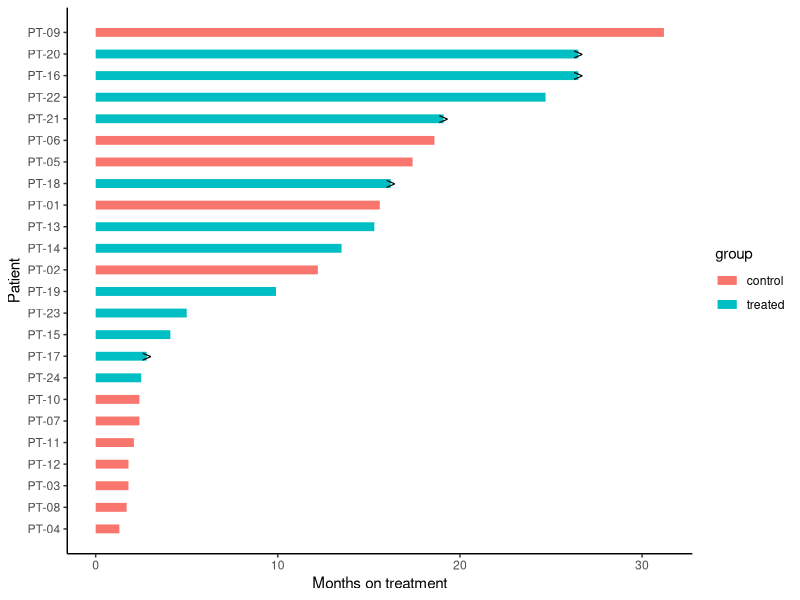

Generate this figure with R:
#!/usr/bin/env Rscript
# Standalone reproduction. Run inside the pinned pubready container
# (see REPRODUCE.md) from this bundle folder.
suppressPackageStartupMessages(library(ggplot2))

raw <- read.csv("input_months.csv", check.names = FALSE)
d <- data.frame(patient = as.character(raw[["patient"]]), duration = as.numeric(raw[["months"]]),
                group = as.character(raw[["arm"]]), ongoing = raw[["ended"]] == 0)
d <- d[order(d$duration), ]; d$rank <- seq_len(nrow(d))
p <- ggplot(d) + geom_segment(aes(x = 0, xend = duration, y = rank, yend = rank, colour = group),
                              linewidth = 3) +
  geom_point(data = d[d$ongoing, ], aes(x = duration, y = rank), shape = 62, size = 4) +
  scale_y_continuous(breaks = d$rank, labels = d$patient) +
  labs(x = "Months on treatment", y = "Patient") + theme_classic()
ggsave("figure_months_swimmer.pdf", p, width = 6.40, height = max(3.6, min(10, 1.6 + 0.18 * nrow(d))))
cat("Reproduced figure.\n")
